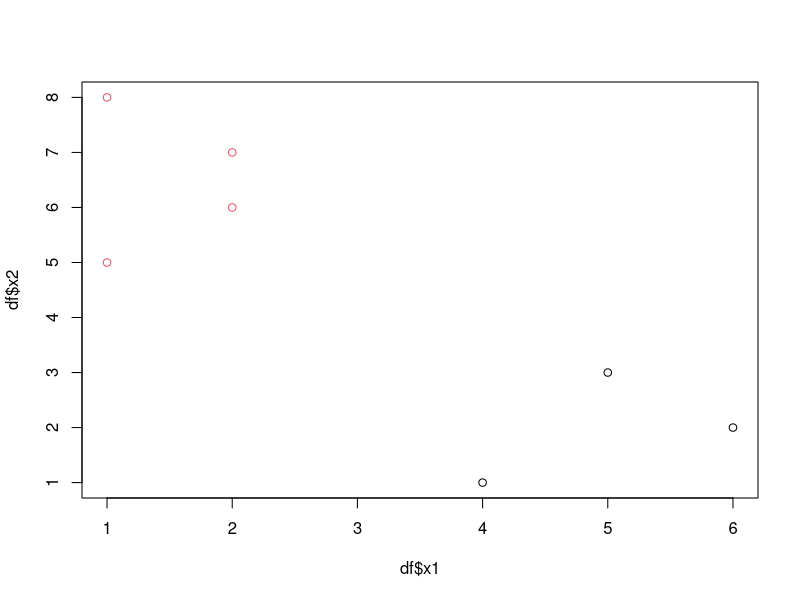
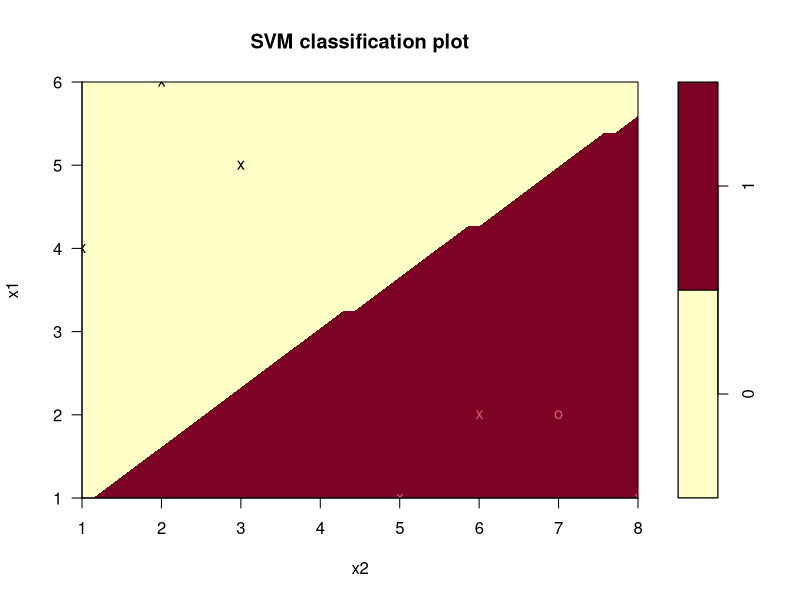

R code for these plots, in order: (Note: this script raises an error after producing the figures.)
##################################################
#Support Vector Machine 
##################################################
# SVM 알고리즘 - 두 범주를 직선으로 분류(이진분류) 
# 선형분리 - 2개의 집합을 직선으로 분리(초평면 분리) 
# 초평면(Separating Hyperplane) : 2차원 이상 공간에서 평면 
# 가상의 직선을 중심으로 거리를 계산하여 직사각형 형태로 영역 확장
# -> 가장 가까운 점이 만날때 까지 영역  확장 
# Margin : 직사각형의 넓이(최대값을 구하는 것이 관건)
# Support Vector : 마진과 가장 가까운 점들

# 바이오인포매틱스의 유전자 데이터 분류 
# 용도 : 인간의 얼굴, 문자, 숫자 인식(이미지 데이터 패턴 인식) 
# 예) 스캐너로 스캔된 문서 이미지를 문자로 인식 


###############################################
####### e1071 패키지 
###############################################
# 관련 패키지(e1071, kernlab, klaR 등) 4개 중 e1071 가장 많이 사용함 

install.packages('e1071')
library(e1071)  

# 1. SVM 기본 개념 익히기 - Support Vector, Margin
df = data.frame(
  x1 = c(1,2,1,2,4,5,6),
  x2 = c(8,7,5,6,1,3,2),
  y=factor(c(1,1,1,1,0,0,0))
)

# 2. svm 모델 생성 
# 형식) svm(y ~ x, data, type, kernel) : method, kernel 속성 생략 가능
model_svm = svm(y ~ ., data = df)
# default 속성 : , type = "C-classification", kernel="radial"
# type : 분리 방식 
# kernel : 비선형(non linear) 관계를 선형적(linear)으로 변환하는 역할 
# kernel 종류 : linear, polynomial, radial, sigmoid

model_svm
summary(model_svm)

# svm 모델 시각화 
par(mfrow=c(1,1))
plot(df$x1, df$x2, col=df$y)  
X11()
plot(model_svm, df) # 분류 Factor levels에 의해서 2개 분류 


# 3. kernel="linear" 변경 
model_svm2 = svm(y~., data=df, method = "C-classification", kernel="linear")
model_svm2


############################
# iris 데이터 실습 
############################

# 1. 데이터셋 생성 
data(iris)
set.seed(415) # random 결과를 동일하게 지
idx = sample(1:nrow(iris), 0.7*nrow(iris))
training = iris[idx, ]
testing = iris[-idx, ]
training
testing
dim(training) # 105
dim(testing) # 45


# 2. 분류모델 생성 
model_svm = svm(Species ~ ., data = training, na.action =na.omit)
summary(model_svm)


# 3. 분류모델 성능 평가(testing set 적용 예측값 생성)  
pred <- predict(model_svm, testing)

# 혼돈 matrix 작성 
table(pred, testing$Species)

##################################################
#Support Vector Machine 문제 : letterdata.csv
##################################################

#뒤틀린 영어 알파벳 대문자 26개를 무작위 순서로 배열한 후 
#컴퓨터로 스캔하여 각 문자별로 수직, 수평의 차원과 픽셀 비율,
#픽셀의 수직 위치와 수평 위치의 평균 등의 특징을 측정하여
#기록한 데이터 셋으로 20,000개의 관측치와 17개의 칼럼으로 
#구성되어 있다.
#y변수 : letters -> 영어 알파벳 대문자 26개 Factor형
#x변수 : 나머지 16개 칼럼으로 영어 알파벳 대문자의 특징   
str(letterdata) # 'data.frame':	20000 obs. of  17 variables:
# y : letter, x : 나머지 16

# 2. 데이터 셋 생성 
set.seed(415)
idx = sample(1:nrow(letterdata), 0.7*nrow(letterdata))
training_l = letterdata[idx, ]
testing_l  = letterdata[-idx, ]

# 3. NA 제거 
training_l2 = na.omit(training_l)
testing_l2 = na.omit(testing_l)

# 4. 분류모델 생성 
model_l <- svm(letter~., data = training_l2)

# 5. 분류모델 평가 
pre_l <- predict(model_l, testing_l2)
pre_l[1:10]

table(pre_l, testing_l2$letter)

# 정분류율 계산 = 94%
result <- pre_l == testing_l2$letter
prop.table(table(result))



